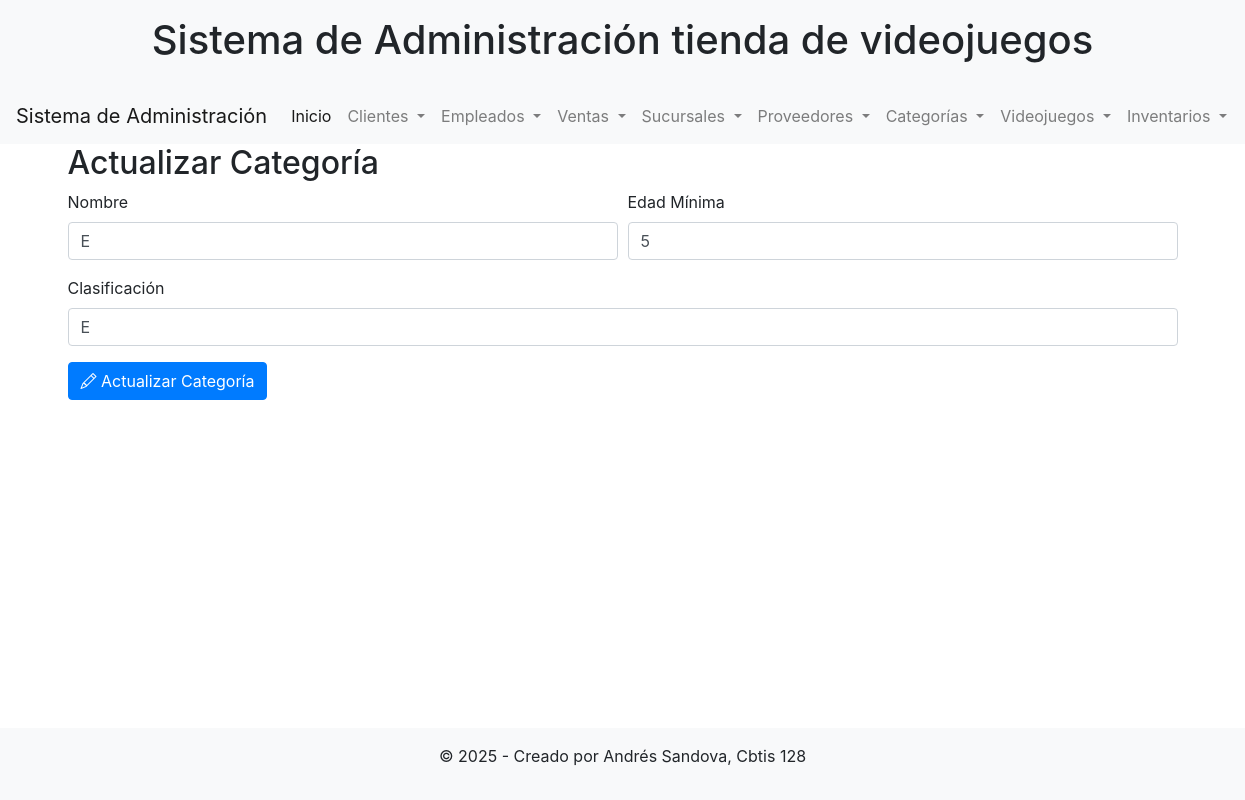
The page /actualizar_categoria/1/ on the database its author committed.
### app_Videojuegos/models.py (models this page shows, shortened)
class Categoria(models.Model):
    nombre = models.CharField(max_length=100)
    edad_minima = models.IntegerField()
    clasificacion = models.CharField(max_length=100)

### app_Videojuegos/views.py (the view)
# urls.py: path('actualizar_categoria/<int:pk>/', views.actualizar_categoria, name='actualizar_categoria'),
def actualizar_categoria(request, pk):
    categoria = get_object_or_404(Categoria, pk=pk)
    if request.method == 'POST':
        categoria.nombre = request.POST.get('nombre')
        categoria.edad_minima = request.POST.get('edad_minima')
        categoria.clasificacion = request.POST.get('clasificacion')
        categoria.save()
        return redirect('ver_categorias')
    return render(request, 'categoria/actualizar_categoria.html', {'categoria': categoria})

### app_Videojuegos/templates/categoria/actualizar_categoria.html (shortened to what this page needs)
{% extends 'cliente/base.html' %}
{% block content %}
<h2>Actualizar Categoría</h2>
<form method="POST">
    <div class="form-row">
        <div class="form-group col-md-6">
            <label for="nombre">Nombre</label>
            <input type="text" class="form-control" id="nombre" name="nombre" value="{{ categoria.nombre }}" required>
        </div>
        <div class="form-group col-md-6">
            <label for="edad_minima">Edad Mínima</label>
            <input type="number" class="form-control" id="edad_minima" name="edad_minima" value="{{ categoria.edad_minima }}" required>
        </div>
    </div>
    <div class="form-group">
        <label for="clasificacion">Clasificación</label>
        <input type="text" class="form-control" id="clasificacion" name="clasificacion" value="{{ categoria.clasificacion }}" required>
    </div>
    <button type="submit" class="btn btn-primary"><i class="bi bi-pencil"></i> Actualizar Categoría</button>
</form>
{% endblock %}

### rows shown on the page
Categoria: nombre "E", edad_minima "5", clasificacion "E"
